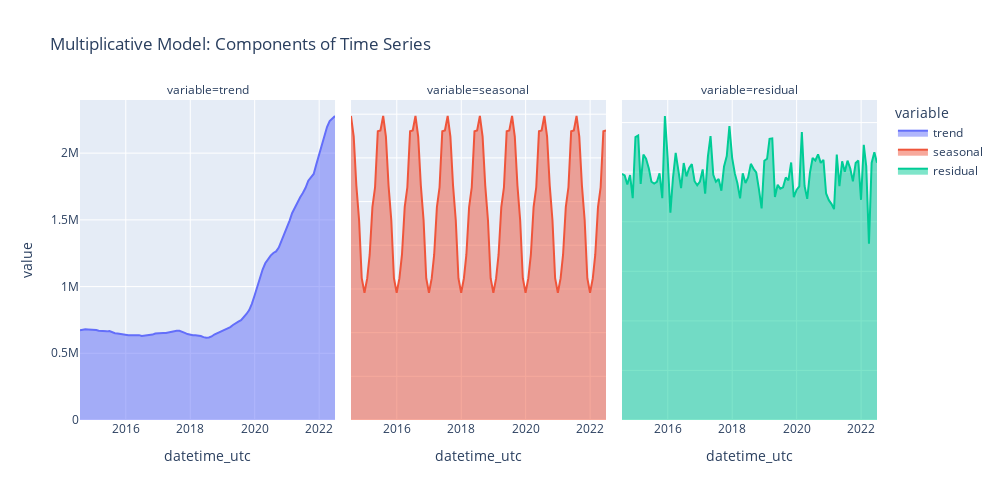

This figure's notebook cell:
### Code cell
fig = px.area(dff, x=dff.index, y='value', color='variable', facet_col='variable', width=1000, height=500, title='Multiplicative Model: Components of Time Series')
fig.update_yaxes(matches=None)
